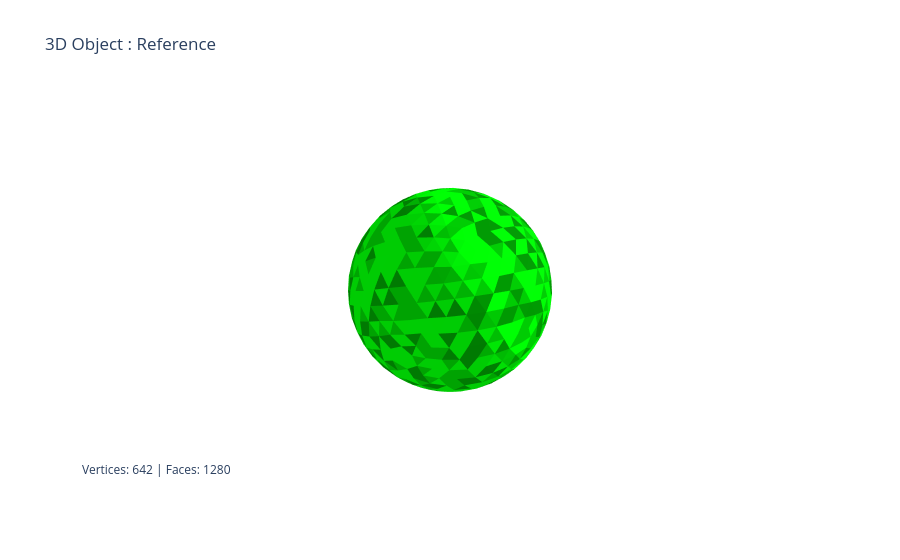
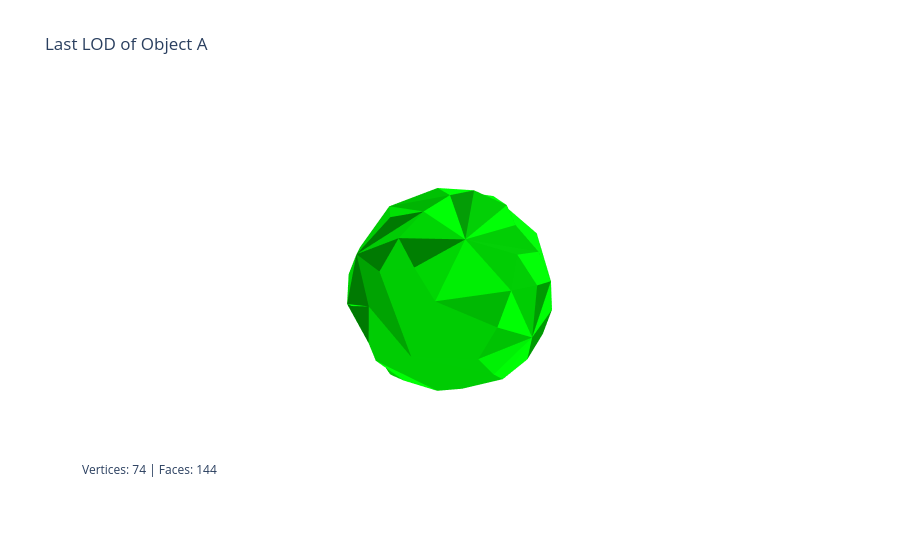
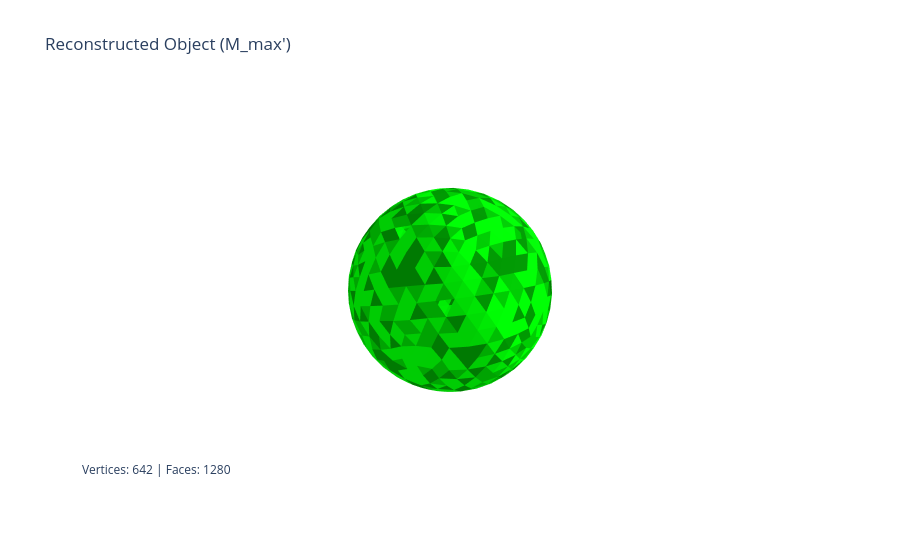

The cell these charts' notebook holds for them, in order:
### Markdown cell above
## Loading model

### Code cell
# notebook.ipynb
from MeshObjects import *

# Parramètres
obj_name = "icosphere"
obj_path = f"./models/{obj_name}.obj"
color = "#00FF04"

# Model Ref = M_max = M_n
with open(obj_path, 'r') as f:
    objref = Object3D(f, "Reference")
objref.Show(color)

objA = AObject3D(objref, "Object A") # M_max

# Model compression to M_0
objA.compress(0.1, 20)
objA.show_last_lod(color)
objA.get_last_lod().export_as_obj(obj_name)

# Model decompression to M_max'
M_max_prime = objA.decompress() # M_max'
M_max_prime.Show(color, "Reconstructed Object (M_max')")
M_max_prime.export_as_obj(obj_name)

### Figure 1 — Plotly figure (JSON) as saved in the notebook; plotly's stock layout.template omitted (floating-point values rounded to 4 significant figures; data arrays with more than 128 entries replaced by an {"elided": "..."} marker saying what was removed)
{"data": [{"facecolor": {"elided": "1280 str values"}, "flatshading": true, "i": {"elided": "1280 int values"}, "j": {"elided": "1280 int values"}, "k": {"elided": "1280 int values"}, "opacity": 1, "type": "mesh3d", "x": {"elided": "642 float values"}, "y": {"elided": "642 float values"}, "z": {"elided": "642 float values"}}], "layout": {"annotations": [{"showarrow": false, "text": "Vertices: 642 | Faces: 1280", "x": 0, "xref": "paper", "y": 0, "yref": "paper"}], "scene": {"xaxis": {"visible": false}, "yaxis": {"visible": false}, "zaxis": {"visible": false}}, "title": {"text": "3D Object : Reference"}}}

### Figure 2 — Plotly figure (JSON) as saved in the notebook; plotly's stock layout.template omitted (floating-point values rounded to 4 significant figures; data arrays with more than 128 entries replaced by an {"elided": "..."} marker saying what was removed)
{"data": [{"facecolor": {"elided": "144 str values"}, "flatshading": true, "i": {"elided": "144 int values"}, "j": {"elided": "144 int values"}, "k": {"elided": "144 int values"}, "opacity": 1, "type": "mesh3d", "x": [0, 0.7236, -0.2764, -0.8944, -0.2764, 0.7236, 0.2764, -0.7236, -0.7236, 0.2764, 0.8944, 0, -0.1625, 0.4253, 0.2629, 0.8506, 0.4253, -0.5257, -0.6882, -0.1625, -0.6882, 0.2629, 0.9511, 0.9511, 0, 0.5878, -0.9511, -0.5878, -0.5878, -0.9511, 0.5878, 0, 0.6882, -0.2629, -0.8506, -0.2629, 0.6882, 0.1625, 0.5257, -0.4253, -0.4253, 0.1625, 0.3618, -0.1382, -0.05279, -0.4472, -0.1382, -0.3618, -0.05279, 0.3618, 0.8618, 0.809, -0.1382, -0.9472, -0.9472, -0.4472, -0.309, 0.6708, 0.809, 0.309, 0.4472, -0.809, -0.6708, -0.809, -0.6708, 0.309, 0.4472, 0.9472, 0.1382, -0.4472, -0.6382, -0.3618, 0.6708, 0.05279], "y": [-1, -0.4472, -0.4472, -0.4472, -0.4472, -0.4472, 0.4472, 0.4472, 0.4472, 0.4472, 0.4472, 1, -0.8507, -0.8507, -0.5257, -0.5257, -0.8507, -0.8507, -0.5257, -0.8507, -0.5257, -0.5257, 0, 0, 0, 0, 0, 0, 0, 0, 0, 0, 0.5257, 0.5257, 0.5257, 0.5257, 0.5257, 0.8507, 0.8507, 0.8507, 0.8507, 0.8507, 0.8944, 0.8944, 0.7236, 0.8944, 0.8944, 0.7236, 0.7236, 0.8944, 0.2764, 0, 0.2764, 0.2764, 0.2764, 0.2764, -1e-06, 0.2764, -2e-06, 0, -0.2764, 0, -0.2764, 0, -0.2764, 0, -0.2764, -0.2764, -0.8944, -0.7236, -0.7236, -0.8944, -0.7236, -0.7236], "z": [0, 0.5257, 0.8506, 0, -0.8506, -0.5257, 0.8506, 0.5257, -0.5257, -0.8506, 0, 0, 0.5, 0.309, 0.809, 0, -0.309, 0, 0.5, -0.5, -0.5, -0.809, 0.309, -0.309, 1, 0.809, 0.309, 0.809, -0.809, -0.309, -0.809, -1, 0.5, 0.809, 0, -0.809, -0.5, 0.5, 0, 0.309, -0.309, -0.5, -0.2629, -0.4253, -0.6882, 0, 0.4253, 0.5878, 0.6882, 0.2629, -0.4253, -0.5878, -0.9511, -0.1625, 0.1625, 0.8506, 0.9511, 0.6882, 0.5878, -0.9511, -0.8506, -0.5878, -0.6882, 0.5878, 0.6882, 0.9511, 0.8506, 0.1625, -0.4253, -0.5257, 0.2629, 0.2629, 0.1625, 0.6882]}], "layout": {"annotations": [{"showarrow": false, "text": "Vertices: 74 | Faces: 144", "x": 0, "xref": "paper", "y": 0, "yref": "paper"}], "scene": {"xaxis": {"visible": false}, "yaxis": {"visible": false}, "zaxis": {"visible": false}}, "title": {"text": "Last LOD of Object A"}}}

### Figure 3 — Plotly figure (JSON) as saved in the notebook; plotly's stock layout.template omitted (floating-point values rounded to 4 significant figures; data arrays with more than 128 entries replaced by an {"elided": "..."} marker saying what was removed)
{"data": [{"facecolor": {"elided": "1280 str values"}, "flatshading": true, "i": {"elided": "1280 int values"}, "j": {"elided": "1280 int values"}, "k": {"elided": "1280 int values"}, "opacity": 1, "type": "mesh3d", "x": {"elided": "642 float values"}, "y": {"elided": "642 float values"}, "z": {"elided": "642 float values"}}], "layout": {"annotations": [{"showarrow": false, "text": "Vertices: 642 | Faces: 1280", "x": 0, "xref": "paper", "y": 0, "yref": "paper"}], "scene": {"xaxis": {"visible": false}, "yaxis": {"visible": false}, "zaxis": {"visible": false}}, "title": {"text": "Reconstructed Object (M_max')"}}}
